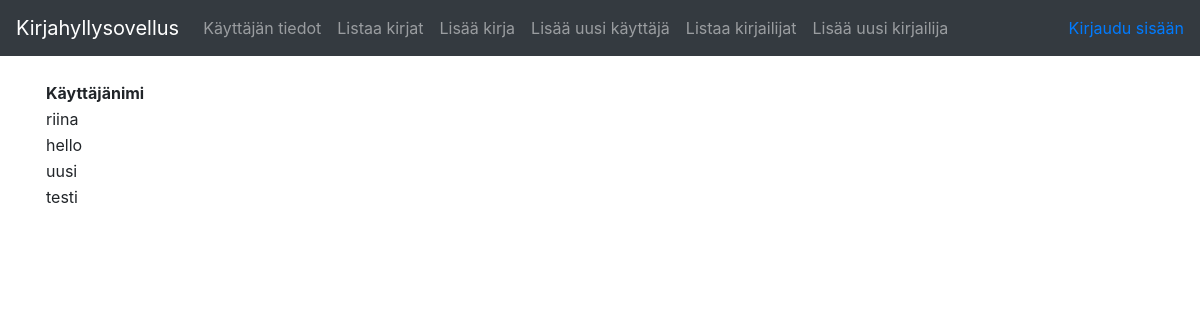
The page /auth/ on the database as committed earlier.
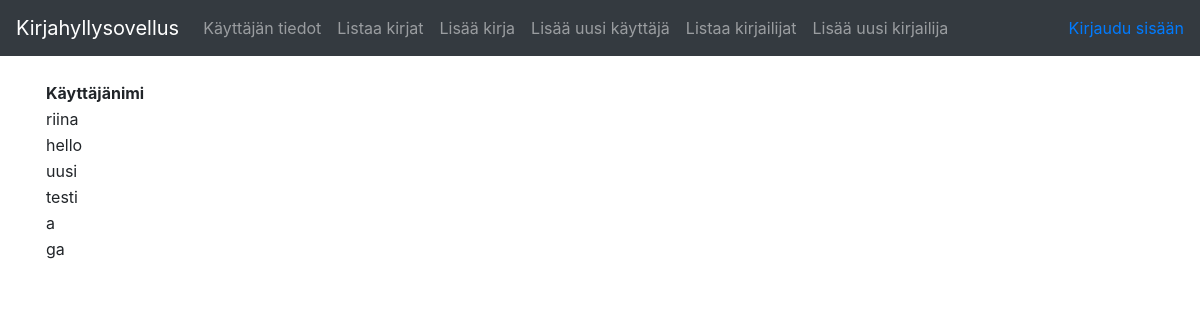
The same page on the database as committed later.
### application/auth/models.py (models this page shows, shortened)
class User(Base):
    __tablename__ = "account"
    name = db.Column(db.String(30), nullable=False)
    username = db.Column(db.String(30), nullable=False)
    password = db.Column(db.String(30), nullable=False)
    mybooks = db.relationship("Book", secondary=users_books,
        backref=db.backref('mybooks', lazy='dynamic'))

### application/auth/views.py (the view)
@app.route("/auth/", methods=["GET"])
def auth_index():
    return render_template("auth/list.html", users=User.query.all())

### application/templates/auth/list.html
{% extends "layout.html" %}
{% block body %}
  <table>
    <tr>
      <th>Käyttäjänimi</th>
    </tr>
    {% for user in users %}
    <tr>
      <td>{{ user.username }}</td>
    </tr>
    {% endfor %}
  </table>
{% endblock %}

### application/templates/layout.html (shortened to what this page needs)
<!DOCTYPE html>
<html>
  <head>
    <link rel="stylesheet" href="https://maxcdn.bootstrapcdn.com/bootstrap/4.0.0/css/bootstrap.min.css"
>
  </head>
  <body>
    <nav class="navbar navbar-expand-md navbar-dark bg-dark mb-4">
      <a class="navbar-brand" href="#">Kirjahyllysovellus</a>
      <div class="collapse navbar-collapse" id="navbarCollapse">
        <ul class="navbar-nav mr-auto">
          <li class="nav-item">
            <a class="nav-link" href="{{ url_for('auth_info', username=current_user.username) }}">Käyttäjän tiedot</a>
          </li>
          <li class="nav-item">
            <a class="nav-link" href="{{ url_for('books_index') }}">Listaa kirjat</a>
          </li>
          <li class="nav-item">
            <a class="nav-link" href="{{ url_for('books_form') }}">Lisää kirja</a>
          </li>
          <li class="nav-item">
            <a class="nav-link"  href="{{ url_for('auth_form') }}">Lisää uusi käyttäjä</a>
          </li>
          <li class="nav-item">
            <a class="nav-link"  href="{{ url_for('authors_index') }}">Listaa kirjailijat</a>
          </li>
          <li class="nav-item">
            <a class="nav-link"  href="{{ url_for('authors_form') }}">Lisää uusi kirjailija</a>
          </li>
        </ul>
        <div class="form-inline mt-2 mt-md-0">
          {% if current_user.is_authenticated %}
          <a href="{{url_for('auth_logout') }}">Kirjautuneena {{ current_user.name }} -- Kirjaudu ulos</a>
          {% else %}
          <a href="{{ url_for('auth_login') }}">Kirjaudu sisään</a>
          {% endif %}
        </div>
      </div>
    </nav>
    <main role="main" class="container">
      {% block body %}{% endblock %}
    </main>
  </body>
</html>

Rows that differ between the two databases and show on the page:
added User: username "a"
added User: username "ga"
